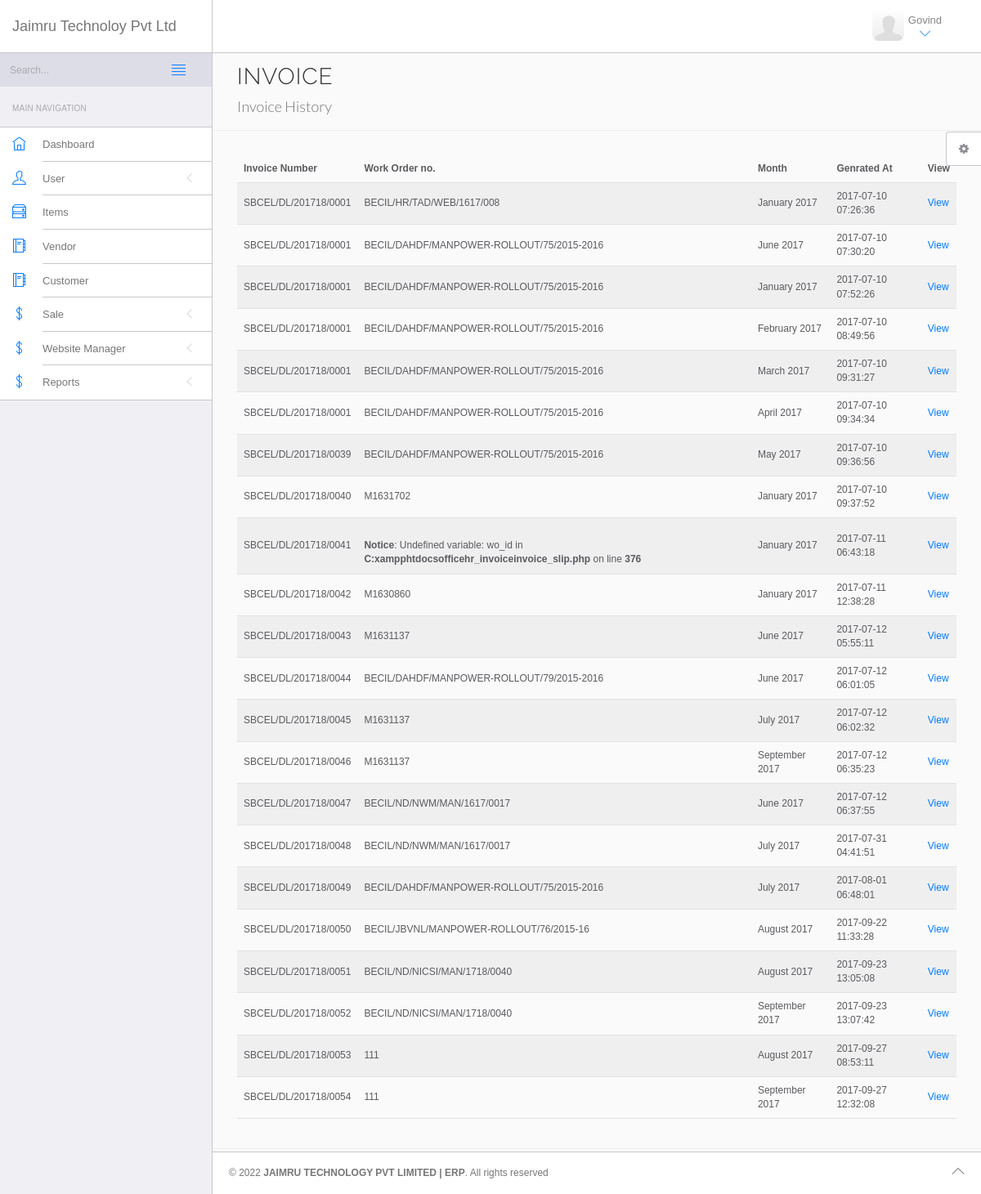
/erp/invoice_history.php (signed in), run on the app's committed database.
### tables this page shows
CREATE TABLE `invoice_records` (
  `ir_id` int(4) UNSIGNED ZEROFILL NOT NULL,
  `ir_invoice_number` varchar(255) NOT NULL,
  `ir_wo` varchar(255) NOT NULL,
  `ir_month` varchar(255) NOT NULL,
  `ir_add_datetime` timestamp NOT NULL DEFAULT current_timestamp()
);

### erp/includes/class.php (called while the page is built, shortened)
<?php
class baseClass {
	private $host = "localhost";
	private $user = "root";
		private $password = "";
	private $database = "jaimru";
	public $conn = "";
	public function __construct()
	{
		$this->conn = mysqli_connect($this->host,$this->user,$this->password,$this->database);
	}
	public function select($table)
	{
		$res=mysqli_query($this->conn,"SELECT * FROM $table");
		return $res;
	}
}
?>

### erp/invoice_history.php (the view, shortened to what this page needs)
<?php include('includes/top_inc.php');
include('includes/class.php');
$class = new baseclass;
 ?>
<!DOCTYPE html>
<html lang="en">
	<head>
		<link rel="stylesheet" href="vendor/bootstrap/css/bootstrap.min.css">
		<link rel="stylesheet" href="vendor/fontawesome/css/font-awesome.min.css">
		<link rel="stylesheet" href="vendor/themify-icons/themify-icons.min.css">
		<link href="vendor/animate.css/animate.min.css" rel="stylesheet" media="screen">
		<link href="vendor/perfect-scrollbar/perfect-scrollbar.min.css" rel="stylesheet" media="screen">
		<link href="vendor/switchery/switchery.min.css" rel="stylesheet" media="screen">
		<link rel="stylesheet" href="assets/css/styles.css">
		<link rel="stylesheet" href="assets/css/plugins.css">
		<link rel="stylesheet" href="assets/css/themes/theme-1.css" id="skin_color" />
		<link href="vendor/select2/select2.min.css" rel="stylesheet" media="screen">
		<link href="vendor/DataTables/css/DT_bootstrap.css" rel="stylesheet" media="screen">
	</head>
	<body>
		<div id="app">
			<?php include('includes/left_sidebar.php'); ?>
			<div class="app-content">
				<?php include('includes/top_header.php'); ?>
				<div class="main-content" >
					<div class="wrap-content container" id="container">
						<section id="page-title">
							<div class="row">
								<div class="col-sm-8">
									<h1 class="mainTitle">Invoice </h1>
									<span class="mainDescription">Invoice History</span>
								</div>
							</div>
						</section>
						<div class="container-fluid container-fullw">
							<div class="row">
								<div class="col-md-12">
									<div class="table-responsive">
									<form class="form-horizontal" method="post" enctype="multipart/form-data">
										<table class="table table-striped table-hover" id="">
											<thead>
												<tr>
													<th>Invoice Number</th>
													<th>Work Order no.</th>
													<th>Month</th>
                                                    <th>Genrated At</th>
													<th>View</th>
												</tr>
											</thead>
											<tbody>
											<?php
											$qry = $class->select('invoice_records');
											while($res = mysqli_fetch_array($qry))
												{
													@extract($res); ?>
												<tr>
													<td><?php echo $ir_invoice_number ?></td>
													<td><?php echo $ir_wo ?></td>
													<td><?php echo $ir_month ?></td>
                                                    <td><?php echo $ir_add_datetime ?></td>
													<td>
													<a href="invoice_slip.php?wo=<?php echo $ir_wo ?>&month=<?php echo $ir_month ?>" class="edit-row">
														View
													</a></td>
												</tr>
												<?php } ?>
											</tbody>
										</table>
									</form>
									</div>
								</div>
							</div>
						</div>
					</div>
				</div>
			</div>
			<?php include('includes/footer.php'); ?>
			<?php include('includes/right_setting.php'); ?>
		</div>
	</body>
</html>

### erp/assets/css/themes/theme-1.css (style rules this page uses)
body { background: #FAFAFA; }

### data on the page
invoice_records: ir_invoice_number "SBCEL/DL/201718/0001", ir_wo "BECIL/HR/TAD/WEB/1617/008", ir_month "January 2017", ir_add_datetime "2017-07-10 07:26:36"
invoice_records: ir_invoice_number "SBCEL/DL/201718/0001", ir_wo "BECIL/DAHDF/MANPOWER-ROLLOUT/75/2015-2016", ir_month "June 2017", ir_add_datetime "2017-07-10 07:30:20"
invoice_records: ir_invoice_number "SBCEL/DL/201718/0001", ir_wo "BECIL/DAHDF/MANPOWER-ROLLOUT/75/2015-2016", ir_month "January 2017", ir_add_datetime "2017-07-10 07:52:26"
invoice_records: ir_invoice_number "SBCEL/DL/201718/0001", ir_wo "BECIL/DAHDF/MANPOWER-ROLLOUT/75/2015-2016", ir_month "February 2017", ir_add_datetime "2017-07-10 08:49:56"
invoice_records: ir_invoice_number "SBCEL/DL/201718/0001", ir_wo "BECIL/DAHDF/MANPOWER-ROLLOUT/75/2015-2016", ir_month "March 2017", ir_add_datetime "2017-07-10 09:31:27"
invoice_records: ir_invoice_number "SBCEL/DL/201718/0001", ir_wo "BECIL/DAHDF/MANPOWER-ROLLOUT/75/2015-2016", ir_month "April 2017", ir_add_datetime "2017-07-10 09:34:34"
invoice_records: ir_invoice_number "SBCEL/DL/201718/0039", ir_wo "BECIL/DAHDF/MANPOWER-ROLLOUT/75/2015-2016", ir_month "May 2017", ir_add_datetime "2017-07-10 09:36:56"
invoice_records: ir_invoice_number "SBCEL/DL/201718/0040", ir_wo "M1631702", ir_month "January 2017", ir_add_datetime "2017-07-10 09:37:52"
invoice_records: ir_invoice_number "SBCEL/DL/201718/0041", ir_wo "Notice : Undefined variable: wo_id in C:xampphtdocsofficehr_invoiceinvoice_slip.php on line 376", ir_month "January 2017", ir_add_datetime "2017-07-11 06:43:18"
invoice_records: ir_invoice_number "SBCEL/DL/201718/0042", ir_wo "M1630860", ir_month "January 2017", ir_add_datetime "2017-07-11 12:38:28"
invoice_records: ir_invoice_number "SBCEL/DL/201718/0043", ir_wo "M1631137", ir_month "June 2017", ir_add_datetime "2017-07-12 05:55:11"
invoice_records: ir_invoice_number "SBCEL/DL/201718/0044", ir_wo "BECIL/DAHDF/MANPOWER-ROLLOUT/79/2015-2016", ir_month "June 2017", ir_add_datetime "2017-07-12 06:01:05"
invoice_records: ir_invoice_number "SBCEL/DL/201718/0045", ir_wo "M1631137", ir_month "July 2017", ir_add_datetime "2017-07-12 06:02:32"
invoice_records: ir_invoice_number "SBCEL/DL/201718/0046", ir_wo "M1631137", ir_month "September 2017", ir_add_datetime "2017-07-12 06:35:23"
invoice_records: ir_invoice_number "SBCEL/DL/201718/0047", ir_wo "BECIL/ND/NWM/MAN/1617/0017", ir_month "June 2017", ir_add_datetime "2017-07-12 06:37:55"
invoice_records: ir_invoice_number "SBCEL/DL/201718/0048", ir_wo "BECIL/ND/NWM/MAN/1617/0017", ir_month "July 2017", ir_add_datetime "2017-07-31 04:41:51"
invoice_records: ir_invoice_number "SBCEL/DL/201718/0049", ir_wo "BECIL/DAHDF/MANPOWER-ROLLOUT/75/2015-2016", ir_month "July 2017", ir_add_datetime "2017-08-01 06:48:01"
invoice_records: ir_invoice_number "SBCEL/DL/201718/0050", ir_wo "BECIL/JBVNL/MANPOWER-ROLLOUT/76/2015-16", ir_month "August 2017", ir_add_datetime "2017-09-22 11:33:28"
invoice_records: ir_invoice_number "SBCEL/DL/201718/0051", ir_wo "BECIL/ND/NICSI/MAN/1718/0040", ir_month "August 2017", ir_add_datetime "2017-09-23 13:05:08"
invoice_records: ir_invoice_number "SBCEL/DL/201718/0052", ir_wo "BECIL/ND/NICSI/MAN/1718/0040", ir_month "September 2017", ir_add_datetime "2017-09-23 13:07:42"
invoice_records: ir_invoice_number "SBCEL/DL/201718/0053", ir_wo "111", ir_month "August 2017", ir_add_datetime "2017-09-27 08:53:11"
invoice_records: ir_invoice_number "SBCEL/DL/201718/0054", ir_wo "111", ir_month "September 2017", ir_add_datetime "2017-09-27 12:32:08"

### other printed values
$_SESSION['sess_user_name'] "Govind"
